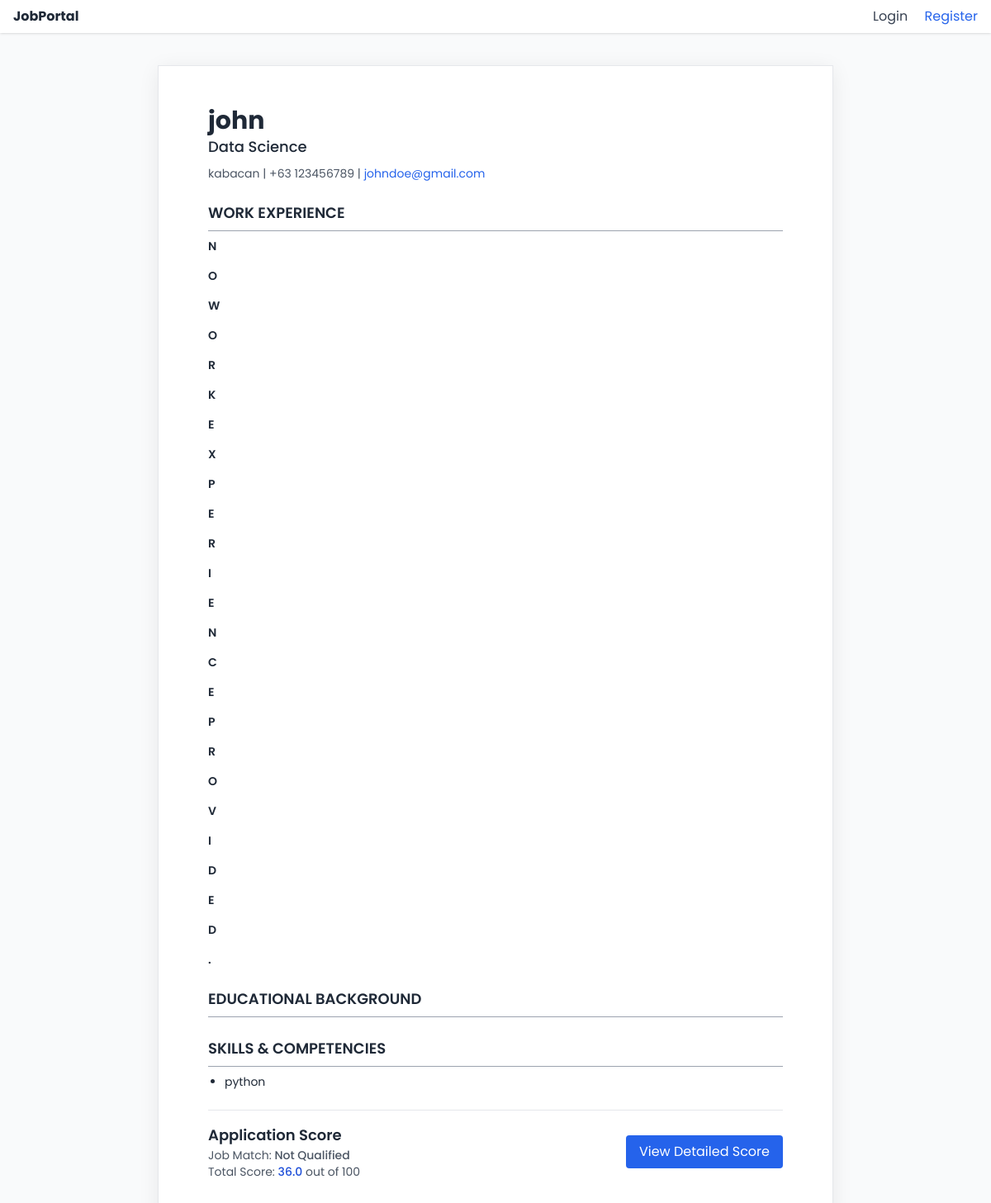
The page /employer/application/1/view/ on the database its author committed.
### jobs/models.py (models this page shows, shortened)
class ResumeApplication(models.Model):
    job = models.ForeignKey(Job, on_delete=models.CASCADE, related_name='applications')
    name = models.CharField(max_length=100)
    email = models.EmailField()
    phone = models.CharField(max_length=20)
    location = models.CharField(max_length=100)
    title = models.CharField(max_length=100)
    qualifications = models.TextField()
    experience = models.TextField()
    objective = models.TextField(blank=True, null=True)
    skills = models.JSONField(default=list, blank=True)
    experiences = models.JSONField(default=list, blank=True)
    education = models.JSONField(default=list, blank=True)
    submitted_at = models.DateTimeField(default=timezone.now)
    training_hours = models.IntegerField(default=0)  # Added training_hours field
    eligibility = models.TextField(blank=True, default='')  # Also adding eligibility which appears to be used in scoring.py

class ResumeScore(models.Model):
    resume = models.OneToOneField(ResumeApplication, on_delete=models.CASCADE, related_name='score')
    job_match = models.CharField(max_length=100)
    qualifications_score = models.FloatField(default=0.0)
    skills_score = models.FloatField(default=0.0)
    experience_score = models.FloatField(default=0.0)
    final_score = models.FloatField(default=0.0)
    computed_at = models.DateTimeField(auto_now_add=True)

### jobs/views.py (the view)
# urls.py: path('employer/application/<int:application_id>/view/', views.view_application, name='view_application'),
def view_application(request, application_id):
    application = get_object_or_404(ResumeApplication, id=application_id)
    context = {
        'application': application,
        'name': application.name,
        'title': application.title,
        'contact_info': {
            'location': application.location,
            'phone': application.phone,
            'email': application.email,
        },
        'objective': application.objective or "No objective provided.",
        'experience': application.experiences or "No work experience provided.",
        'education': application.education or "No educational background provided.",
        'skills': application.skills or [],
    }
    return render(request, 'view_application.html', context)

### jobs/templates/view_application.html (shortened to what this page needs)
{% extends "base.html" %}
{% load static %}
{% block content %}
<div class="resume-letter font-[Poppins] bg-white">
  <div class="text-left mb-6">
    <h1 class="text-3xl font-bold">{{ name }}</h1>
    <p class="text-lg font-medium">{{ title }}</p>
    <p class="text-sm mt-2 text-gray-600">{{ contact_info.location }} | {{ contact_info.phone }} |
      <a href="mailto:{{ contact_info.email }}" class="text-blue-600 hover:underline">{{ contact_info.email }}</a>
    </p>
  </div>
  <h2 class="mt-6">Work Experience</h2>
  <hr class="my-2 border-gray-400">
  {% if experience %}
    {% for job in experience %}
    <div class="mb-4">
      <h3 class="font-semibold text-sm">{{ job.title }} {{ job.company }}</h3>
    </div>
    {% endfor %}
  {% else %}
    <p class="text-sm italic text-gray-500">No work experience provided.</p>
  {% endif %}
  <h2 class="mt-6">Educational Background</h2>
  <hr class="my-2 border-gray-400">
  <h2 class="mt-6">Skills & Competencies</h2>
  <hr class="my-2 border-gray-400">
  {% if skills %}
    <ul class="list-disc pl-5 text-sm space-y-1">
      {% for skill in skills %}
      <li>{{ skill }}</li>
      {% endfor %}
    </ul>
  {% else %}
    <p class="text-sm italic text-gray-500">No skills listed.</p>
  {% endif %}
  {% if application.score %}
  <div class="mt-6 border-t pt-4 flex justify-between items-center">
    <div>
      <h3 class="text-lg font-semibold">Application Score</h3>
      <p class="text-sm text-gray-600">Job Match: <span class="font-medium">{{ application.score.job_match }}</span></p>
      <p class="text-sm text-gray-600">
        Total Score: <span class="font-medium text-blue-700">{{ application.score.final_score|floatformat:1 }}</span> out of 100
      </p>
    </div>
    <a href="{% url 'view_score_details' application_id=application.id %}" class="bg-blue-600 hover:bg-blue-700 text-white py-2 px-4 rounded">
      View Detailed Score
    </a>
  </div>
  {% else %}
  <p class="text-sm text-gray-500 mt-6 border-t pt-4">Score not yet calculated.</p>
  {% endif %}
</div>
{% endblock %}

### jobs/templates/view_application.html (style rules this page uses)
.resume-letter { width: 816px; background: #fff; margin: 40px auto; padding: 48px 60px; box-shadow: 0 0 0 1px #e5e7eb, 0 4px 24px rgba(0,0,0,0.08); }
h2 { text-transform: uppercase; font-weight: 600; font-size: 1.125rem; }

### rows shown on the page
ResumeApplication: name "john", title "Data Science", location "kabacan", phone "+63 123456789", email "johndoe@gmail.com", score.job_match "Not Qualified", score.final_score "36.0"

### other values the page prints
{{ job.title }} "N" "O" "W" "O" "R" "K" "E" "X" "P" "E" "R" "I" "E" "N" "C" "E" "P" "R" "O" "V" "I" "D" "E" "D" "."
{{ skill }} "python"
